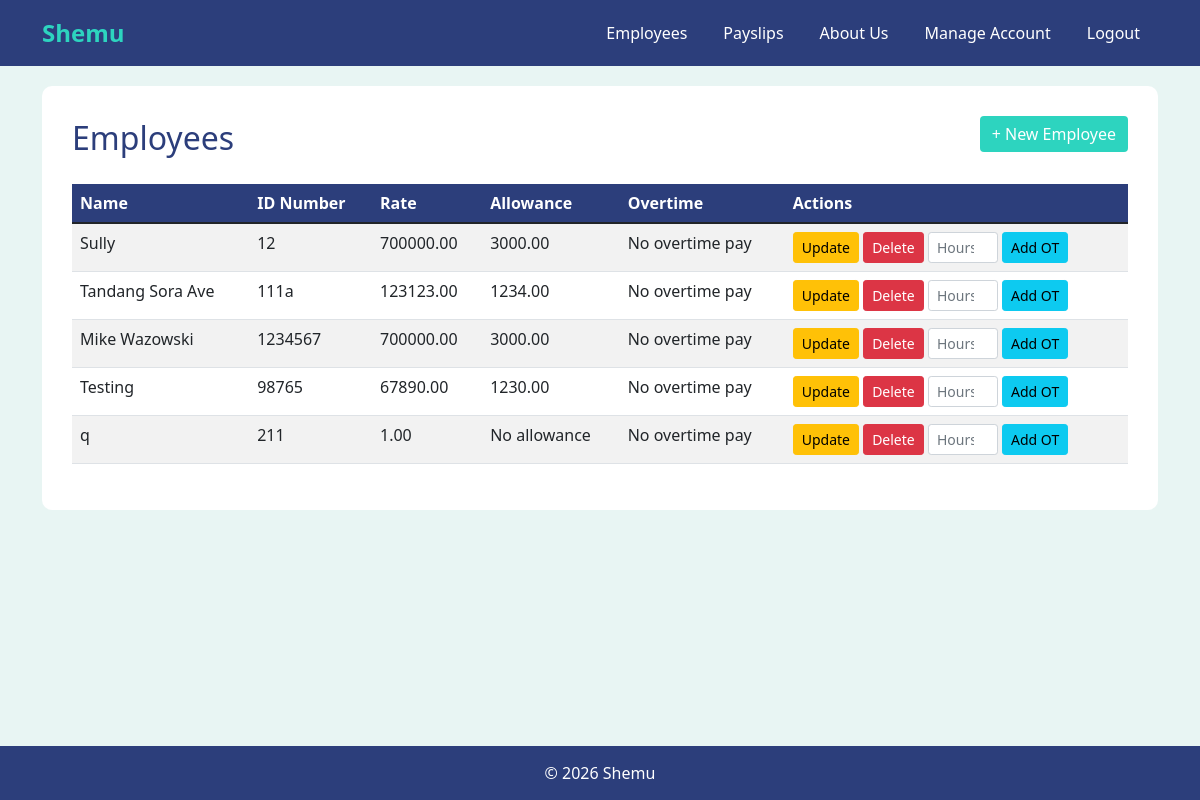
Page /employees/3/ on the committed database.
### shemuapp/models.py (models this page shows, shortened)
class Employee(models.Model):
    name = models.CharField(max_length=300)
    id_number = models.CharField(max_length=300, unique=True)
    rate = models.DecimalField(max_digits=10, decimal_places=2)
    overtime_pay = models.DecimalField(max_digits=10, decimal_places=2,null=True, blank=True)
    allowance = models.DecimalField(max_digits=10, decimal_places=2, null=True, blank=True)
    def getOvertime(self):
        if not self.overtime_pay:
            message = "No overtime pay"
            return message
        else:
            return self.overtime_pay
    def getAllowance(self):
        if not self.allowance:
            message = "No allowance"
            return message
        else:
            return self.allowance

### shemuapp/views.py (the view)
# urls.py: path('', views.employees, name='employees'),
def employees(request, pk):
    account = get_object_or_404(Account, pk=pk)
    employees = Employee.objects.all()
    return render(request, 'employees.html', {'employees': employees, 'pk': pk, 'current_user': account.getUsername()})

### shemuapp/models.py (called while the page is built)
    def getUsername(self):
        return self.username

### shemuapp/templates/employees.html (shortened to what this page needs)
{% extends 'base.html' %}
{% block content %}
<div class="d-flex justify-content-between align-items-center mb-3">
    <h2>Employees</h2>
    <a href="{% url 'create_employee' pk=pk %}" class="btn btn-teal mb-3">+ New Employee</a>
</div>
<table class="table table-striped">
    <thead>
        <tr>
            <th>Name</th>
            <th>ID Number</th>
            <th>Rate</th>
            <th>Allowance</th>
            <th>Overtime</th>
            <th>Actions</th>
        </tr>
    </thead>
    <tbody>
        {% for employee in employees %}
        <tr>
            <td>{{ employee.name }}</td>
            <td>{{ employee.id_number }}</td>
            <td>{{ employee.rate }}</td>
            <td>{{ employee.getAllowance }}</td>
            <td>{{ employee.getOvertime }}</td>
            <td style="white-space: nowrap;">
                <form method="post" action="{% url 'update_employee' pk=pk %}" style="display:inline;">
                    <button type="submit" class="btn btn-warning btn-sm">Update</button>
                </form>
                <form method="post" action="{% url 'delete_employee' pk=pk %}" style="display:inline;">
                    <button type="submit" class="btn btn-danger btn-sm">Delete</button>
                </form>
                <form method="post" action="{% url 'add_overtime' pk=pk %}" style="display:inline;">
                    <input type="number" name="overtime_hours" step="0.01" placeholder="Hours" min="0" class="form-control form-control-sm" style="width:70px; display: inline-block; vertical-align: middle;" required>
                    <button type="submit" class="btn btn-info btn-sm">Add OT</button>
                </form>
            </td>
        </tr>
        {% empty %}
        <tr>
            <td colspan="6" class="text-center">No employees found</td>
        </tr>
        {% endfor %}
    </tbody>
</table>
{% endblock %}

### shemuapp/templates/base.html (style rules this page uses)
body { background-color: #E8F5F3; }
h2 { color: #2C3E7B; }
.btn-teal { background-color: #2DD4BF; border: none; color: white; }
.table thead { background-color: #2C3E7B; color: white; }

### rows in the picture
Employee: name "Sully", id_number "12", rate "700000.00", getAllowance "3000.00", getOvertime "No overtime pay"
Employee: name "Tandang Sora Ave", id_number "111a", rate "123123.00", getAllowance "1234.00", getOvertime "No overtime pay"
Employee: name "Mike Wazowski", id_number "1234567", rate "700000.00", getAllowance "3000.00", getOvertime "No overtime pay"
Employee: name "Testing", id_number "98765", rate "67890.00", getAllowance "1230.00", getOvertime "No overtime pay"
Employee: name "q", id_number "211", rate "1.00", getAllowance "No allowance", getOvertime "No overtime pay"
